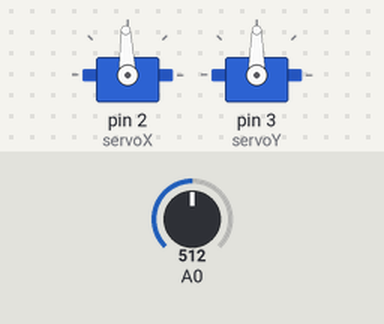
A sketch run on a simulated Arduino Uno, built with avr-gcc and run on an emulated ATmega328P. Parts: 2 × servo. The inputs (shaded band) are chosen by the test bench; at power-on: A0 = 512.

Above: at 0.05 s.
At 1.55 s:
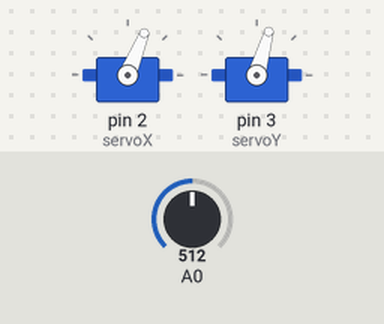
At 3.05 s:
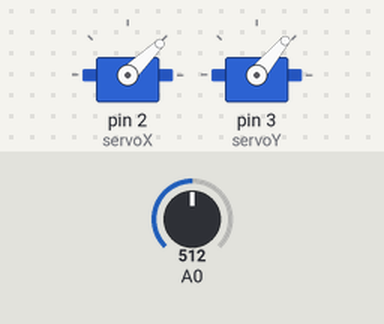
At 6.16 s:
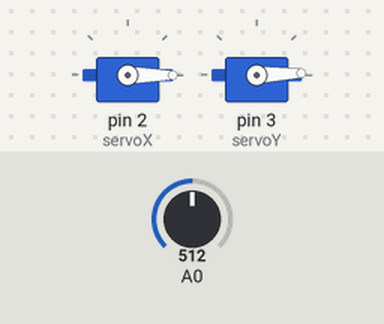
Timing chart, 0 to 7.8 s (numbered marks = the images above):
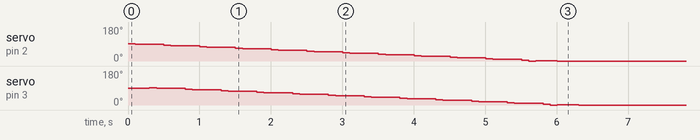

Measured:
- by itself, servo on pin 3 (servoY): 90° → 92° at 0.30 s, → 88° 0.10 s later, → 90° 0.10 s later, → 84° 0.30 s later, … (37 changes in this stretch)

The sketch:

XY_light_v2.ino
```cpp
#include <Servo.h>

#define DISP 2
#define M 8
#define TIME 100

Servo servoX, servoY;
int posX = 90;
int posY = 90;
int lx1, lx2, ly1, ly2;

void setup() {
  // put your setup code here, to run once:
  servoX.attach(2);
  servoY.attach(3);
  servoX.write(posX);
  servoY.write(posY);
}

void loop() {
  // put your main code here, to run repeatedly:
  servoX.write(posX + DISP);
  delay(TIME);
  lx1 = analogRead(A0);
  servoX.write(posX - DISP);
  delay(TIME);
  lx2 = analogRead(A0);
  servoX.write(posX);
  delay(TIME);
  servoY.write(posY + DISP);
  delay(TIME);
  ly1 = analogRead(A0);
  servoY.write(posY - DISP);
  delay(TIME);
  ly2 = analogRead(A0);
  servoY.write(posY);
  //delay(1000);
  if(lx1<lx2) posX+=M;
  else posX-=M;
  if(ly1<ly2) posY+=M;
  else posY-=M;


}
```
